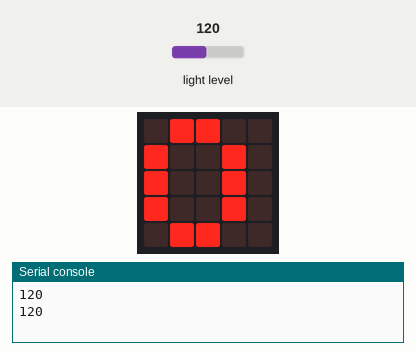
Simulated run of this program. Board: BBC micro:bit (MakeCode). Shown: the board's 5×5 LED display, the last lines printed to the serial console. The test bench sets the inputs (shaded band); at power-on: light level 120.

Above: at 1.2 s.
1.3 s: light level set to 146
2.8 s: light level set to 153
At 3.8 s:
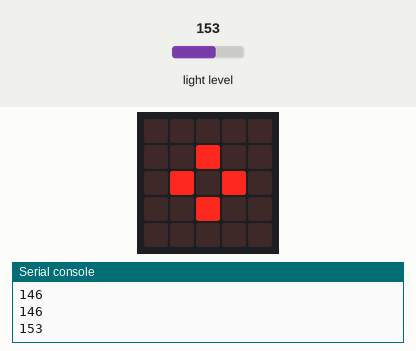
4.5 s: light level set to 5
At 4.9 s:
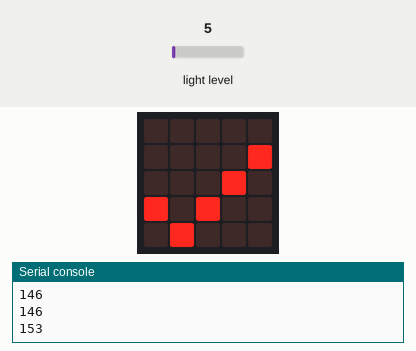
6.6 s: light level set to 191
At 7.4 s:
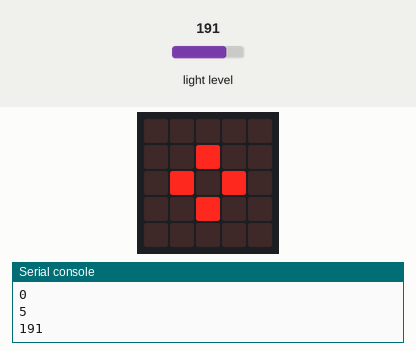
Timing chart, 0 to 9.1 s (numbered marks = the images above; inputs shaded):
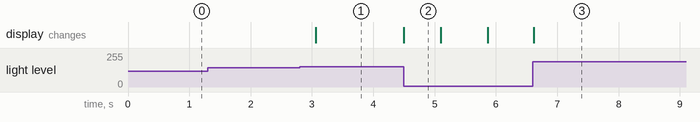

Measured:
- the behaviour switches between 150 and 151 on light level (found by bisection; images 0 and 1)
- after the input at 2.8 s, the display: changes after 0.26 s (image 1)
- after the input at 4.5 s, the display: changes at once (image 2)
- after the input at 6.6 s, the display: changes at once (image 3)
- what the display in image 2 shows lasts 0.6 s, from 4.5 s to 5.1 s

The program:

main.ts
```typescript
let bit_start_time = 0
let bit_end_time = 0
let bit_last_time = 0
let data: number[] = []
let bit1 = 0
let bit2 = 0
let bit3 = 0
let byte1 = 0
/**
 * v2.0.1 紧急修复开机亮度为255导致直接写入0的bug
 */
// 数据
basic.forever(function () {
    if (input.lightLevel() < 200 && input.lightLevel() > 150) {
        basic.showIcon(IconNames.SmallDiamond)
        bit_start_time = input.runningTime()
        while (true) {
            if (input.lightLevel() < 150) {
                bit_end_time = input.runningTime()
                bit_last_time = bit_end_time - bit_start_time
                if (bit_last_time < 5000) {
                    data.push(0)
                    basic.showIcon(IconNames.Yes)
                    serial.writeNumbers(data)
                    break;
                } else {
                    data.push(1)
                    basic.showIcon(IconNames.Yes)
                    serial.writeNumbers(data)
                    break;
                }
            }
        }
    }
})
basic.forever(function () {
    serial.writeLine("" + input.lightLevel())
    basic.showNumber(data.length)
})
basic.forever(function () {
    while (data.length == 3) {
        bit1 = data.shift()
        bit2 = data.shift()
        bit3 = data.shift()
        byte1 = bit1 * 100 + (bit2 * 10 + bit3)
        if (byte1 == 1) {
            music.playTone(392, music.beat(BeatFraction.Double))
        } else if (byte1 == 10) {
            music.playTone(523, music.beat(BeatFraction.Double))
        } else if (byte1 == 11) {
            music.playTone(494, music.beat(BeatFraction.Double))
        } else if (byte1 == 100) {
            music.playTone(587, music.beat(BeatFraction.Double))
        } else if (byte1 == 101) {
            music.playTone(330, music.beat(BeatFraction.Double))
        } else if (byte1 == 110) {
            music.playTone(440, music.beat(BeatFraction.Double))
        } else {
            music.playTone(349, music.beat(BeatFraction.Double))
        }
    }
})
```

test.ts
```typescript
// 在此处测试；当此软件包作为插件使用时，将不会编译此软件包。
```
